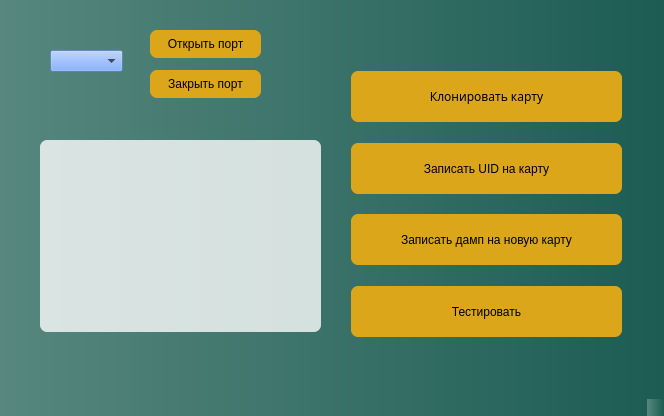
<?xml version="1.0" encoding="UTF-8"?>
<ui version="4.0">
 <class>MainWindow</class>
 <widget class="QMainWindow" name="MainWindow">
  <property name="geometry">
   <rect>
    <x>0</x>
    <y>0</y>
    <width>664</width>
    <height>416</height>
   </rect>
  </property>
  <property name="sizePolicy">
   <sizepolicy hsizetype="Maximum" vsizetype="Maximum">
    <horstretch>0</horstretch>
    <verstretch>0</verstretch>
   </sizepolicy>
  </property>
  <property name="minimumSize">
   <size>
    <width>664</width>
    <height>416</height>
   </size>
  </property>
  <property name="maximumSize">
   <size>
    <width>664</width>
    <height>416</height>
   </size>
  </property>
  <property name="mouseTracking">
   <bool>true</bool>
  </property>
  <property name="windowTitle">
   <string>RFID cloner</string>
  </property>
  <property name="styleSheet">
   <string notr="true">background: qlineargradient(x1:0, y1:0, x2:1, y2:0, stop:0 #57877E, stop:1 #1C5C53);
</string>
  </property>
  <property name="iconSize">
   <size>
    <width>664</width>
    <height>416</height>
   </size>
  </property>
  <property name="tabShape">
   <enum>QTabWidget::Rounded</enum>
  </property>
  <widget class="QWidget" name="centralwidget">
   <widget class="QPushButton" name="openPortButton">
    <property name="geometry">
     <rect>
      <x>150</x>
      <y>30</y>
      <width>111</width>
      <height>28</height>
     </rect>
    </property>
    <property name="styleSheet">
     <string notr="true">QPushButton {
    background-color: rgb(223, 167, 26, 250);
	border-radius: 7px;
}

QPushButton:pressed {
    background-color:  rgb(230, 190, 140, 240);
}</string>
    </property>
    <property name="text">
     <string>Открыть порт</string>
    </property>
   </widget>
   <widget class="QPushButton" name="cloneButton">
    <property name="geometry">
     <rect>
      <x>351</x>
      <y>71</y>
      <width>271</width>
      <height>51</height>
     </rect>
    </property>
    <property name="sizePolicy">
     <sizepolicy hsizetype="Minimum" vsizetype="Minimum">
      <horstretch>0</horstretch>
      <verstretch>0</verstretch>
     </sizepolicy>
    </property>
    <property name="minimumSize">
     <size>
      <width>0</width>
      <height>20</height>
     </size>
    </property>
    <property name="sizeIncrement">
     <size>
      <width>0</width>
      <height>0</height>
     </size>
    </property>
    <property name="baseSize">
     <size>
      <width>0</width>
      <height>0</height>
     </size>
    </property>
    <property name="font">
     <font>
      <family>San Francisco</family>
      <weight>50</weight>
      <italic>false</italic>
      <bold>false</bold>
      <underline>false</underline>
      <strikeout>false</strikeout>
      <stylestrategy>PreferDefault</stylestrategy>
      <kerning>true</kerning>
     </font>
    </property>
    <property name="mouseTracking">
     <bool>true</bool>
    </property>
    <property name="styleSheet">
     <string notr="true">QPushButton {
    background-color: rgb(223, 167, 26, 250);
	border-radius: 7px;
}

QPushButton:pressed {
    background-color:  rgb(230, 190, 140, 240);
}</string>
    </property>
    <property name="text">
     <string>Клонировать карту</string>
    </property>
   </widget>
   <widget class="QPushButton" name="closePortButton">
    <property name="geometry">
     <rect>
      <x>150</x>
      <y>70</y>
      <width>111</width>
      <height>28</height>
     </rect>
    </property>
    <property name="styleSheet">
     <string notr="true">QPushButton {
    background-color: rgb(223, 167, 26, 250);
	border-radius: 7px;
}

QPushButton:pressed {
    background-color:  rgb(230, 190, 140, 240);
}</string>
    </property>
    <property name="text">
     <string>Закрыть порт</string>
    </property>
   </widget>
   <widget class="QComboBox" name="comboBox1">
    <property name="geometry">
     <rect>
      <x>50</x>
      <y>50</y>
      <width>73</width>
      <height>22</height>
     </rect>
    </property>
    <property name="styleSheet">
     <string notr="true">background-color: rgb(94, 150, 255, 128)</string>
    </property>
   </widget>
   <widget class="QPushButton" name="writeCard">
    <property name="geometry">
     <rect>
      <x>351</x>
      <y>143</y>
      <width>271</width>
      <height>51</height>
     </rect>
    </property>
    <property name="sizePolicy">
     <sizepolicy hsizetype="Minimum" vsizetype="Minimum">
      <horstretch>0</horstretch>
      <verstretch>0</verstretch>
     </sizepolicy>
    </property>
    <property name="styleSheet">
     <string notr="true">QPushButton {
    background-color: rgb(223, 167, 26, 250);
	border-radius: 7px;
}

QPushButton:pressed {
    background-color:  rgb(230, 190, 140, 240);
}</string>
    </property>
    <property name="text">
     <string>Записать UID на карту</string>
    </property>
   </widget>
   <widget class="QPushButton" name="testButton">
    <property name="geometry">
     <rect>
      <x>351</x>
      <y>286</y>
      <width>271</width>
      <height>51</height>
     </rect>
    </property>
    <property name="sizePolicy">
     <sizepolicy hsizetype="Minimum" vsizetype="Minimum">
      <horstretch>0</horstretch>
      <verstretch>0</verstretch>
     </sizepolicy>
    </property>
    <property name="styleSheet">
     <string notr="true">QPushButton {
    background-color: rgb(223, 167, 26, 250);
	border-radius: 7px;
}

QPushButton:pressed {
    background-color:  rgb(230, 190, 140, 240);
}</string>
    </property>
    <property name="text">
     <string>Тестировать</string>
    </property>
   </widget>
   <widget class="QTextBrowser" name="textBrowser">
    <property name="geometry">
     <rect>
      <x>40</x>
      <y>140</y>
      <width>281</width>
      <height>192</height>
     </rect>
    </property>
    <property name="styleSheet">
     <string notr="true">background-color: rgb(255, 255, 255, 200);
border-radius: 7px;</string>
    </property>
   </widget>
   <widget class="QPushButton" name="writeToNewCardButton">
    <property name="geometry">
     <rect>
      <x>351</x>
      <y>214</y>
      <width>271</width>
      <height>51</height>
     </rect>
    </property>
    <property name="sizePolicy">
     <sizepolicy hsizetype="Expanding" vsizetype="Minimum">
      <horstretch>0</horstretch>
      <verstretch>0</verstretch>
     </sizepolicy>
    </property>
    <property name="contextMenuPolicy">
     <enum>Qt::DefaultContextMenu</enum>
    </property>
    <property name="styleSheet">
     <string notr="true">QPushButton {
    background-color: rgb(223, 167, 26, 250);
	border-radius: 7px;
}

QPushButton:pressed {
    background-color:  rgb(230, 190, 140, 240);
}</string>
    </property>
    <property name="text">
     <string>Записать дамп на новую карту</string>
    </property>
   </widget>
  </widget>
  <widget class="QMenuBar" name="menubar">
   <property name="geometry">
    <rect>
     <x>0</x>
     <y>0</y>
     <width>664</width>
     <height>26</height>
    </rect>
   </property>
  </widget>
  <widget class="QStatusBar" name="statusbar"/>
 </widget>
 <resources/>
 <connections/>
</ui>
